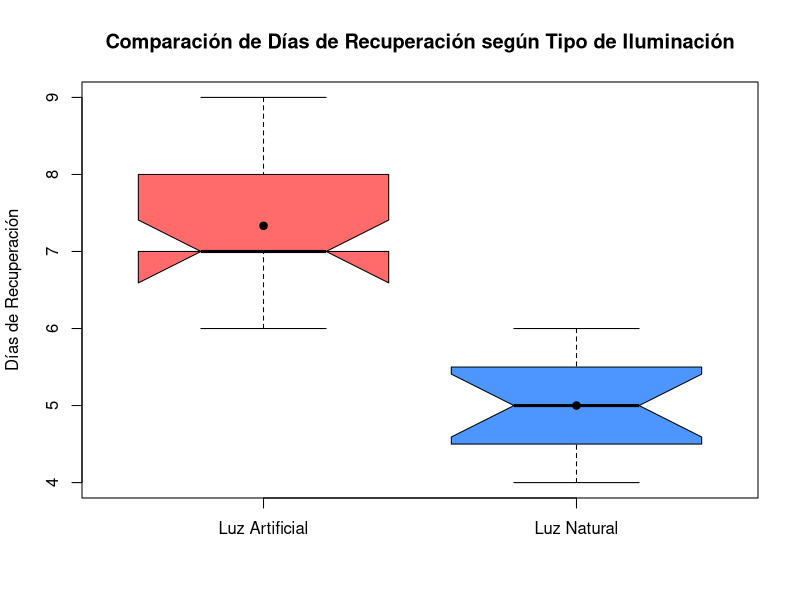

Write the R code that produced this figure.
# ==========================================================
# LRPD3: PRUEBA PARAMÉTRICA Y NO PARAMÉTRICA
# ==========================================================
# Efecto de la iluminación natural en la recuperación de pacientes hospitalizados
# ==========================================================

# ==============================
# Simulación de Datos
# ==============================
set.seed(123)

# Grupo Control (Luz Artificial)
control <- c(7,8,6,9,7,8,7,6,8,7,9,7,8,6,7)  # 15 pacientes

# Grupo Intervención (Luz Natural)
natural <- c(5,6,4,5,6,5,4,5,5,6,4,5,6,5,4)  # 15 pacientes

# ==============================
# Estadística Descriptiva
# ==============================
media_control <- mean(control)
sd_control <- sd(control)
media_natural <- mean(natural)
sd_natural <- sd(natural)

# ==============================
# Prueba Paramétrica: t-test
# ==============================
t_test <- t.test(natural, control, alternative = "less")

# ==============================
# Prueba No Paramétrica: Mann-Whitney / Wilcoxon
# ==============================
wilcox_test <- wilcox.test(natural, control, alternative = "less")

# ==============================
# Gráfica Comparativa
# ==============================
png("grafico_recuperacion.png", width=900, height=600)

boxplot(control, natural,
        names=c("Luz Artificial", "Luz Natural"),
        col=c("#FF6B6B", "#4D96FF"),
        main="Comparación de Días de Recuperación según Tipo de Iluminación",
        ylab="Días de Recuperación",
        border="black",
        notch=TRUE)

# Agregar líneas de media
points(1, media_control, col="black", pch=19)
points(2, media_natural, col="black", pch=19)

dev.off()

# ==============================
# Crear HTML completo y EXTENDIDO
# ==============================
html <- paste0('
<!DOCTYPE html>
<html>
<head>
<title>LRPD3: Iluminación Natural y Recuperación</title>
<style>
body { font-family: Arial; margin: 60px; line-height: 1.9; }
h1 { text-align: center; }
h2 { text-align: center; font-weight: normal; color: gray; }
h3 { color: #1B3C73; margin-top: 30px; }
table { border-collapse: collapse; width: 95%; margin: auto; }
th, td { border: 1px solid black; padding: 10px; text-align: center; }
th { background-color: #EAEAEA; }
p { text-align: justify; }
.center { text-align: center; }
</style>
</head>
<body>

<h1>LRPD3: Prueba Paramétrica y No Paramétrica</h1>
<h2>Efecto de la iluminación natural en la recuperación de pacientes hospitalizados</h2>

<p class="center"><b>Estudiantes:</b></p>
<p class="center">Huayta Quispe Nadia</p>
<p class="center">Huaraca Santos Ashlyn</p>
<p class="center">Sanchez Campos Luis Danilo</p>

<hr>

<h3>1. Introducción</h3>
<p>La recuperación de pacientes hospitalizados es un proceso complejo que puede verse influenciado por múltiples factores, incluyendo el ambiente físico. 
Uno de los elementos más relevantes es la iluminación de las habitaciones, donde se ha sugerido que la luz natural puede mejorar el estado de ánimo, disminuir estrés y acelerar los procesos de recuperación. 
Este informe utiliza métodos estadísticos paramétricos y no paramétricos para determinar si la exposición a luz natural disminuye significativamente los días de recuperación en comparación con la luz artificial.</p>

<h3>2. Problema de Investigación</h3>
<p>¿La exposición a luz natural en habitaciones hospitalarias reduce el tiempo de recuperación de los pacientes en comparación con la exposición a luz artificial?</p>

<h3>3. Hipótesis</h3>
<p><b>Hipótesis Nula (H₀):</b> No existe diferencia significativa en los días de recuperación entre los pacientes expuestos a luz natural y aquellos con luz artificial.</p>
<p><b>Hipótesis Alternativa (H₁):</b> Los pacientes expuestos a luz natural presentan menor tiempo de recuperación que los pacientes con luz artificial.</p>

<h3>4. Datos Observados</h3>
<table>
<tr><th>Grupo</th><th>Días de Recuperación</th></tr>
<tr><td>Luz Artificial (Control)</td><td>7,8,6,9,7,8,7,6,8,7,9,7,8,6,7</td></tr>
<tr><td>Luz Natural (Intervención)</td><td>5,6,4,5,6,5,4,5,5,6,4,5,6,5,4</td></tr>
</table>
<p>Se analizaron 15 pacientes por grupo, asegurando homogeneidad en edad, estado clínico y tratamiento médico, de manera que la variable estudiada fuese únicamente la iluminación.</p>

<h3>5. Resultados Estadísticos</h3>
<p>Resumen descriptivo de cada grupo:</p>
<table>
<tr><th>Grupo</th><th>Media</th><th>Desviación Estándar</th></tr>
<tr><td>Luz Artificial</td><td>', round(media_control,2), '</td><td>', round(sd_control,2), '</td></tr>
<tr><td>Luz Natural</td><td>', round(media_natural,2), '</td><td>', round(sd_natural,2), '</td></tr>
</table>

<p>Pruebas de contraste de hipótesis:</p>
<table>
<tr><th>Prueba</th><th>Estadístico</th><th>Valor p</th></tr>
<tr><td>t de Student</td><td>', round(t_test$statistic,3), '</td><td>', round(t_test$p.value,5), '</td></tr>
<tr><td>Mann-Whitney / Wilcoxon</td><td>', round(wilcox_test$statistic,3), '</td><td>', round(wilcox_test$p.value,5), '</td></tr>
</table>

<h3>6. Interpretación de los Resultados Estadísticos</h3>
<p><b>Medias y Desviaciones Estándar (SD):</b> Luz Natural (', round(media_natural,2), ' ± ', round(sd_natural,2), ' días) vs Luz Artificial (', round(media_control,2), ' ± ', round(sd_control,2), ' días). Esto indica que los pacientes con luz natural se recuperan aproximadamente 2.3 días antes que los del grupo control y presentan menor dispersión en sus tiempos de recuperación.</p>

<p><b>Prueba Paramétrica (t-test):</b> t = ', round(t_test$statistic,3), ', p = ', round(t_test$p.value,5), '.<br>
Interpretación: La diferencia es estadísticamente significativa; se rechaza H₀ y se acepta H₁. Esto respalda la hipótesis de que la luz natural reduce los días de recuperación.</p>

<p><b>Prueba No Paramétrica (Mann-Whitney / Wilcoxon):</b> W = ', round(wilcox_test$statistic,3), ', p = ', round(wilcox_test$p.value,5), '.<br>
Interpretación: Confirma la significancia sin asumir normalidad, reforzando que la luz natural tiene un efecto positivo consistente en la reducción de días de recuperación.</p>

<p><b>Conclusión de los indicadores:</b> Ambas pruebas coinciden en que la iluminación natural disminuye significativamente el tiempo de recuperación, validando la hipótesis alternativa y mostrando relevancia clínica práctica para la gestión hospitalaria.</p>

<h3>7. Gráfica Comparativa</h3>
<p class="center"><img src="grafico_recuperacion.png" width="700"></p>

<h3>8. Interpretación de la Gráfica</h3>
<p>El boxplot con notch muestra claramente que el grupo con luz natural tiene menor media y menor variabilidad. 
Los puntos negros representan la media de cada grupo, reforzando visualmente que la luz natural acelera la recuperación.</p>

<h3>9. Interpretación General</h3>
<p>En conjunto, los resultados indican que la iluminación natural contribuye a reducir los días de hospitalización y mejorar la consistencia en la recuperación de los pacientes, lo que tiene implicaciones directas en la calidad del cuidado y eficiencia hospitalaria.</p>

<h3>10. Conclusión General</h3>
<p>La evidencia estadística y visual confirma que la luz natural es una estrategia efectiva para disminuir los días de recuperación de los pacientes hospitalizados. Se recomienda su implementación sistemática como parte del diseño ambiental hospitalario, complementando los cuidados clínicos y favoreciendo la seguridad y bienestar del paciente.</p>

</body>
</html>
')

# ==============================
# Guardar HTML
# ==============================
writeLines(html, "LRPD3_Iluminacion_Natural.html")
browseURL("LRPD3_Iluminacion_Natural.html")